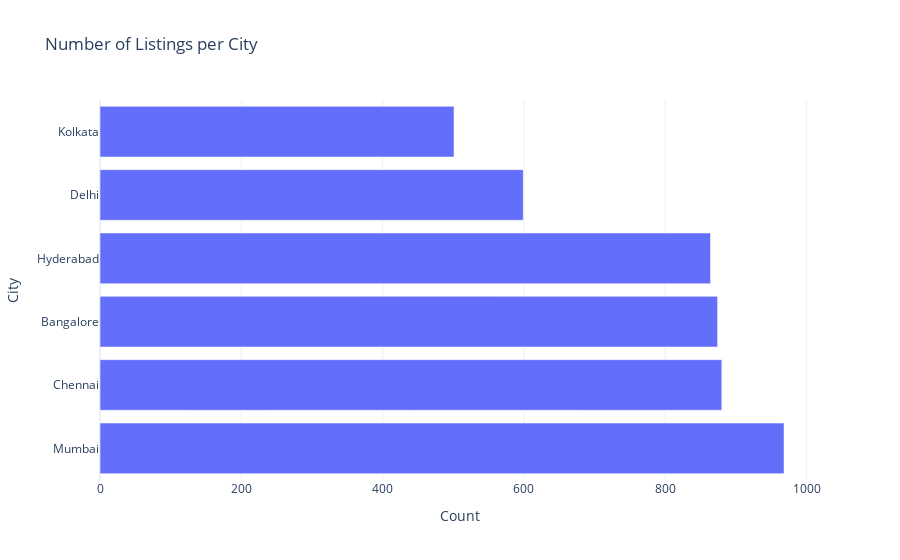

Here is the notebook cell this chart was saved with:
### Code cell
# 8. Bar Plot: Listings per City
city_counts = df["City"].value_counts().reset_index()
city_counts.columns = ["City", "Count"]

fig = px.bar(
    city_counts,
    x="Count",
    y="City",
    orientation="h",
    title="Number of Listings per City",
    template="plotly_white"
)
fig.show()
save_figure(fig, "listings_per_city.png")

### Figure 1 — Plotly figure (JSON) as saved in the notebook; plotly's stock layout.template omitted (floating-point values rounded to 4 significant figures)
{"data": [{"hovertemplate": "Count=%{x}<br>City=%{y}<extra></extra>", "legendgroup": "", "marker": {"color": "#636efa", "pattern": {"shape": ""}}, "name": "", "orientation": "h", "showlegend": false, "textposition": "auto", "type": "bar", "x": [968, 880, 874, 864, 599, 501], "xaxis": "x", "y": ["Mumbai", "Chennai", "Bangalore", "Hyderabad", "Delhi", "Kolkata"], "yaxis": "y"}], "layout": {"barmode": "relative", "legend": {"tracegroupgap": 0}, "title": {"text": "Number of Listings per City"}, "xaxis": {"anchor": "y", "domain": [0, 1], "title": {"text": "Count"}}, "yaxis": {"anchor": "x", "domain": [0, 1], "title": {"text": "City"}}}}
